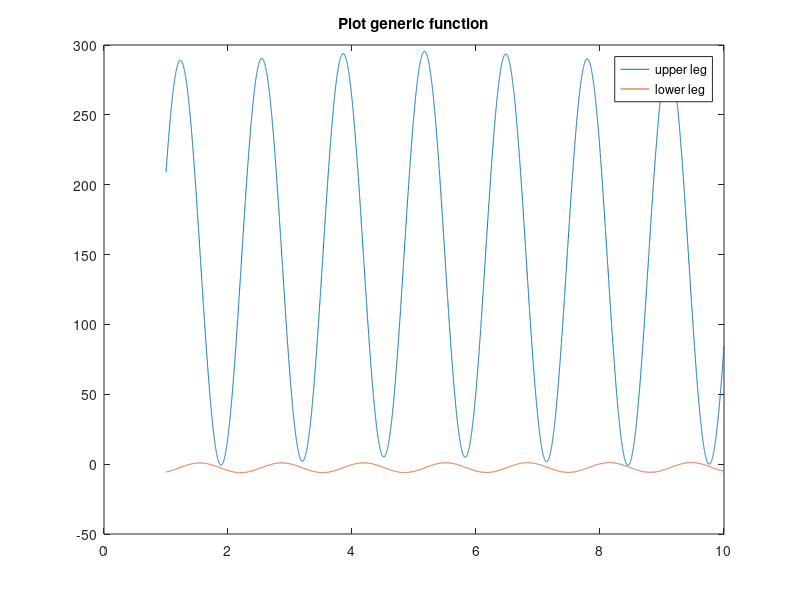

Write MATLAB code to recreate this figure.
data = csvread('latest_result.txt');

chromosome = data(:,1);

upper_A = chromosome(2);
upper_B = chromosome(3);
upper_sin_frec = chromosome(4);
upper_cos_frec = chromosome(5);
upper_fase = chromosome(6);
upper_ind_term = chromosome(7);

lower_A = chromosome(8);
lower_B = chromosome(9);
lower_sin_frec = chromosome(10);
lower_cos_frec = chromosome(11);
lower_fase = chromosome(12);
lower_ind_term = chromosome(13);

x = [1:0.001:10];             

upper = upper_A * sin(upper_sin_frec * x + upper_fase) + upper_B * cos(upper_cos_frec * x + upper_fase) + upper_ind_term;

lower = lower_A * sin(lower_sin_frec * x + lower_fase) + lower_B * cos(lower_cos_frec * x + lower_fase) + lower_ind_term;

plot(x,upper,x,lower)
title('Plot generic function')
legend('upper leg','lower leg')
